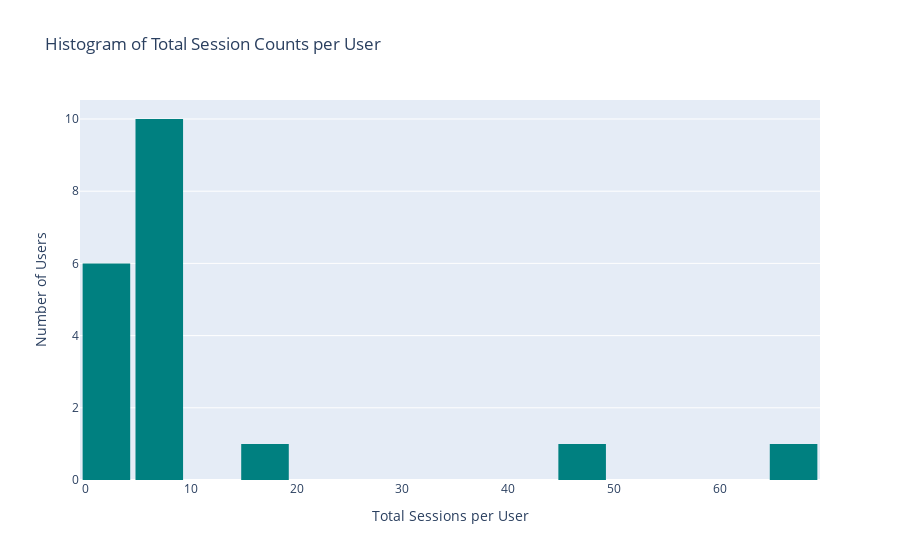

Write notebook code for a chart like this one.
### Code cell
# 1. Count total number of sessions per user
total_sessions_per_user = session_bounds.groupby('user_pseudo_id').size().reset_index(name='session_count')

# 2. Plot histogram of total session counts
import plotly.express as px

fig = px.histogram(
    total_sessions_per_user,
    x='session_count',
    nbins=30,
    title='Histogram of Total Session Counts per User',
    labels={'session_count': 'Total Sessions'},
    color_discrete_sequence=['teal']
)

fig.update_layout(
    xaxis_title='Total Sessions per User',
    yaxis_title='Number of Users',
    bargap=0.1
)

fig.show()

### Figure 1 — Plotly figure (JSON) as saved in the notebook; plotly's stock layout.template omitted (floating-point values rounded to 4 significant figures)
{"data": [{"bingroup": "x", "hovertemplate": "Total Sessions=%{x}<br>count=%{y}<extra></extra>", "legendgroup": "", "marker": {"color": "teal", "pattern": {"shape": ""}}, "name": "", "nbinsx": 30, "orientation": "v", "showlegend": false, "type": "histogram", "x": [1, 19, 1, 5, 8, 6, 1, 3, 45, 6, 5, 1, 7, 8, 9, 2, 66, 8, 9], "xaxis": "x", "yaxis": "y"}], "layout": {"bargap": 0.1, "barmode": "relative", "legend": {"tracegroupgap": 0}, "title": {"text": "Histogram of Total Session Counts per User"}, "xaxis": {"anchor": "y", "domain": [0, 1], "title": {"text": "Total Sessions per User"}}, "yaxis": {"anchor": "x", "domain": [0, 1], "title": {"text": "Number of Users"}}}}
